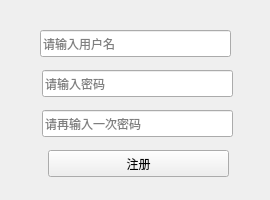
<?xml version="1.0" encoding="UTF-8"?>
<ui version="4.0">
 <class>RegWindow</class>
 <widget class="QMainWindow" name="RegWindow">
  <property name="geometry">
   <rect>
    <x>0</x>
    <y>0</y>
    <width>270</width>
    <height>200</height>
   </rect>
  </property>
  <property name="minimumSize">
   <size>
    <width>270</width>
    <height>200</height>
   </size>
  </property>
  <property name="maximumSize">
   <size>
    <width>270</width>
    <height>200</height>
   </size>
  </property>
  <property name="windowTitle">
   <string>MainWindow</string>
  </property>
  <widget class="QWidget" name="centralwidget">
   <property name="minimumSize">
    <size>
     <width>270</width>
     <height>200</height>
    </size>
   </property>
   <property name="maximumSize">
    <size>
     <width>270</width>
     <height>200</height>
    </size>
   </property>
   <widget class="QLineEdit" name="usernameEdit">
    <property name="geometry">
     <rect>
      <x>40</x>
      <y>30</y>
      <width>191</width>
      <height>27</height>
     </rect>
    </property>
    <property name="placeholderText">
     <string>请输入用户名</string>
    </property>
   </widget>
   <widget class="QLineEdit" name="passwordEdit_1">
    <property name="geometry">
     <rect>
      <x>42</x>
      <y>70</y>
      <width>191</width>
      <height>27</height>
     </rect>
    </property>
    <property name="placeholderText">
     <string>请输入密码</string>
    </property>
   </widget>
   <widget class="QLineEdit" name="passwordEdit_2">
    <property name="geometry">
     <rect>
      <x>42</x>
      <y>110</y>
      <width>191</width>
      <height>27</height>
     </rect>
    </property>
    <property name="placeholderText">
     <string>请再输入一次密码</string>
    </property>
   </widget>
   <widget class="QPushButton" name="pushButton">
    <property name="geometry">
     <rect>
      <x>48</x>
      <y>150</y>
      <width>181</width>
      <height>27</height>
     </rect>
    </property>
    <property name="text">
     <string>注册</string>
    </property>
   </widget>
   <widget class="QLabel" name="label">
    <property name="geometry">
     <rect>
      <x>40</x>
      <y>10</y>
      <width>191</width>
      <height>16</height>
     </rect>
    </property>
    <property name="text">
     <string/>
    </property>
   </widget>
  </widget>
 </widget>
 <resources/>
 <connections/>
</ui>
